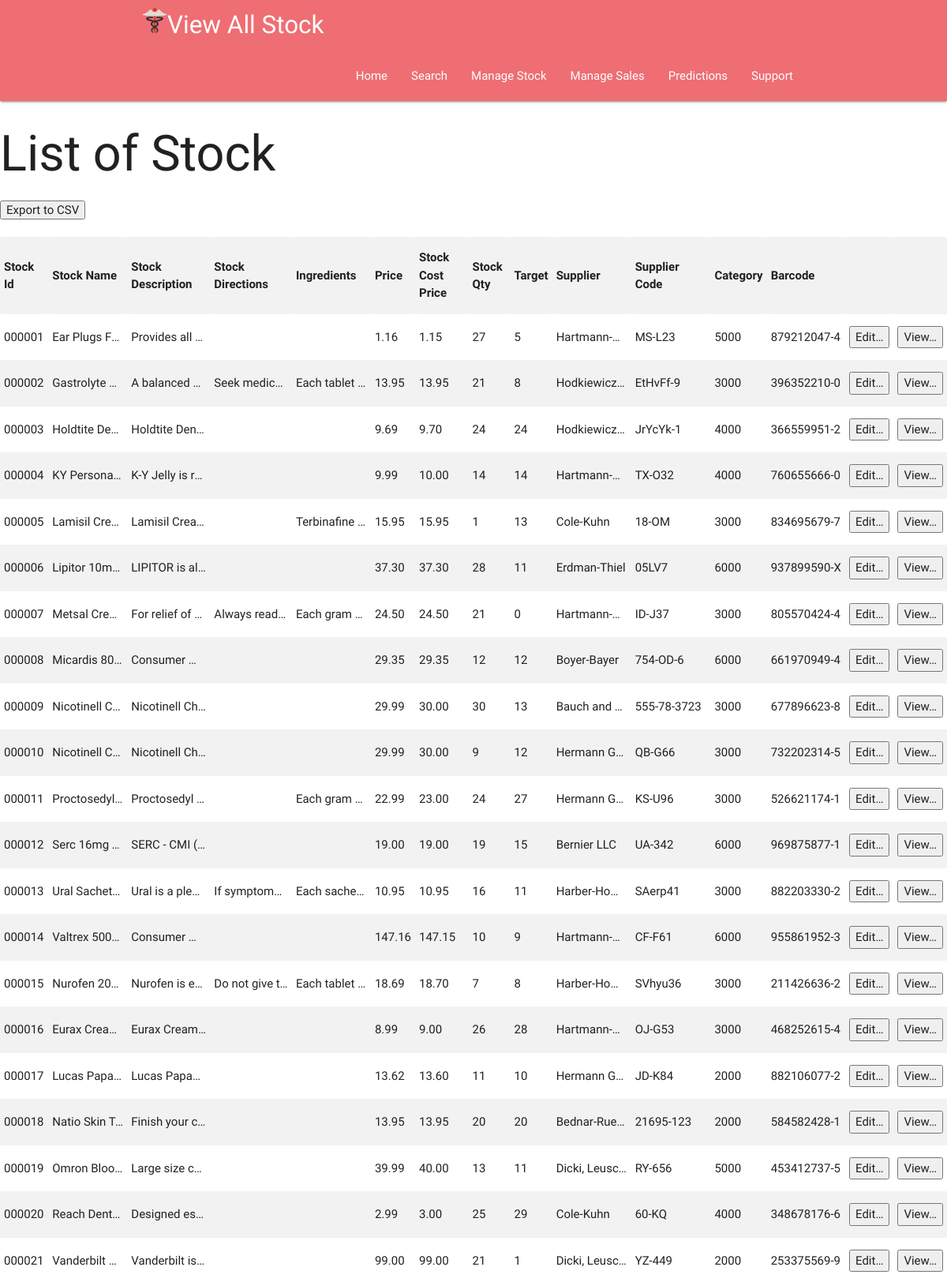
Screenshot of /stock/view_all_stock.php (upper part) with the database file from the repository.
### tables this page shows
CREATE TABLE IF NOT EXISTS stock(
    stock_id INT(6) ZEROFILL AUTO_INCREMENT,
    stock_name VARCHAR(255) NOT NULL,
    stock_description LONGTEXT,
    stock_directions LONGTEXT,
    stock_ingredients LONGTEXT,
    stock_price DECIMAL(7, 2),
    stock_cost_price DECIMAL(7, 2) NOT NULL,
    stock_qty INT NOT NULL,
    stock_target_min_qty INT,
    stock_supplier VARCHAR(255),
    stock_supplier_order_code VARCHAR(32),
    stock_category_id INT(4),
    stock_bar_code VARCHAR(32),
    PRIMARY KEY(stock_id),
    FOREIGN KEY(stock_category_id) REFERENCES categories(category_id)
);

### stock/view_all_stock.php (the view, shortened to what this page needs)
<?php
  $pageTitle = "View All Stock";
  $extra_css = 'tablecss.css';
  include $_SERVER[ 'DOCUMENT_ROOT' ].'/includes/head.php';
?>
<?php
	include $_SERVER[ 'DOCUMENT_ROOT' ].'/includes/nav.php';
?>
    </nav>
    <main>
	    <h1>List of Stock</h1>
<?php
include $_SERVER[ 'DOCUMENT_ROOT' ].'/includes/db_connect.php';
$listAllQuery = "select * FROM stock";
      $listResult = mysqli_query($conn, $listAllQuery);
echo "<form method='post' action='stockexportprocess.php'>";
echo " <p><input type='submit' id='submit' value='Export to CSV'></p>";
echo "</form>";
echo "<br>";
echo "<table  class=\"striped\" border=\"1\">";
     echo "<tr>"
        ."<th scope=\"col\">Stock Id</th>"
        ."<th scope=\"col\">Stock Name</th>"
        ."<th scope=\"col\">Stock Description</th>"
        ."<th scope=\"col\">Stock Directions</th>"
        ."<th scope=\"col\">Ingredients</th>"
        ."<th scope=\"col\">Price</th>"
        ."<th scope=\"col\">Stock Cost Price</th>"
        ."<th scope=\"col\">Stock Qty</th>"
        ."<th scope=\"col\">Target</th>"
        ."<th scope=\"col\">Supplier</th>"
        ."<th scope=\"col\">Supplier Code</th>"
        ."<th scope=\"col\">Category</th>"
        ."<th scope=\"col\">Barcode</th>"
        ."<th scope=\"col\"></th>"
        ."<th scope=\"col\"></th>"
        ."</tr>";
        while ($row = mysqli_fetch_assoc($listResult)) {
          echo "<tr>";
          echo "<td>", $row["stock_id"], "</td>";
          echo "<td>", $row["stock_name"], "</td>";
          echo "<td>", $row["stock_description"], "</td>";
          echo "<td>", $row["stock_directions"], "</td>";
          echo "<td>", $row["stock_ingredients"], "</td>";
          echo "<td>", $row["stock_price"], "</td>";
          echo "<td>", $row["stock_cost_price"], "</td>";
          echo "<td>", $row["stock_qty"], "</td>";
          echo "<td>", $row["stock_target_min_qty"], "</td>";
          echo "<td>", $row["stock_supplier"], "</td>";
          echo "<td>", $row["stock_supplier_order_code"], "</td>";
          echo "<td>", $row["stock_category_id"], "</td>";
          echo "<td>", $row["stock_bar_code"], "</td>";
          echo '<td><button onclick="window.location.href=\'/stock/edit_stock.php?stock_id='.$row["stock_id"].'\'" title="Edit item '.$row["stock_id"].'">Edit&hellip;</button></td>';
          echo '<td><button onclick="window.location.href=\'/stock/view_stock.php?stock_id='.$row["stock_id"].'\'" title="View item '.$row["stock_id"].'">View&hellip;</button></td>';
          echo "</tr>";
        }
        echo "</table>";
?>
</main>
<?php
  include $_SERVER[ 'DOCUMENT_ROOT' ] . '/includes/tail.php';
?>

### includes/head.php (shortened to what this page needs)
<!DOCTYPE HTML>
<html>
  <head>
    <link type="text/css" rel="stylesheet" href="/css/common.css"/>
    <link type="text/css" rel="stylesheet" href="/css/materialize.min.css" media="screen,projection"/>
<?php
  if (isset($extra_css)) {
    $filesPresent=false;
    $fileList = "";
    if (is_array($extra_css)) {
      foreach ($extra_css as $entry) {
        if ($entry != "") {
          if (!$filesPresent) $filesPresent = True;
          $fileList .= '    <link rel="stylesheet" href="/css/'.$entry.'" type="text/css">'.PHP_EOL;
        }
      }
    }
    else {
      if ($extra_css != "") {
        $fileList .= '    <link rel="stylesheet" href="/css/'.$extra_css.'" type="text/css">'.PHP_EOL;
      }
    }
    if ($fileList != "") {
      echo $fileList;
    }
  }
?>
  </head>
  <body>
    <nav class="nav-extended">
<?php
  include $_SERVER[ 'DOCUMENT_ROOT' ] . '/includes/header.php';
?>

### includes/header.php
<div class="container">
  <div class="nav-wrapper">
    <a href="#!" class="brand-logo"><img src="/images/medicine-512x512.png" alt="" style="width:32px;height:32px;"><?php if ($pageTitle <> "") echo $pageTitle; else echo $siteTitle;?></a>
  </div>
</div>

### includes/nav.php
<div class="container">
  <div class="nav-wrapper">
    <ul id="nav-mobile" class="right hide-on-med-and-down">
      <li><a href="/">Home</a></li>
      <li><a href="/search/">Search</a></li>
      <li><a href="/stock/">Manage Stock</a></li>
      <li><a href="/sales/">Manage Sales</a></li>
      <li><a href="/predictions.php">Predictions</a></li>
      <li><a href="/support/">Support</a></li>
    </ul>
  </div>
</div>

### includes/tail.php (shortened to what this page needs)
  </body>
</html>

### css/common.css (style rules this page uses)
body { display: flex; min-height: 100vh; flex-direction: column; }
main { flex: 1 0 auto; }

### css/tablecss.css (style rules this page uses)
td { max-width : 100px; white-space : nowrap; overflow : hidden; text-overflow: ellipsis; }

### rows the page displays
stock: stock_id "000001", stock_name "Ear Plugs F…", stock_description "Provides all…", stock_price "1.16", stock_cost_price "1.15", stock_qty "27", stock_target_min_qty "5", stock_supplier "Hartmann-…", stock_supplier_order_code "MS-L23", stock_category "5000", stock_bar_code "879212047-4"
stock: stock_id "000002", stock_name "Gastrolyte…", stock_description "A balanced…", stock_directions "Seek medic…", stock_ingredients "Each tablet…", stock_price "13.95", stock_cost_price "13.95", stock_qty "21", stock_target_min_qty "8", stock_supplier "Hodkiewicz…", stock_supplier_order_code "EtHvFf-9", stock_category "3000", stock_bar_code "396352210-0"
stock: stock_id "000003", stock_name "Holdtite De…", stock_description "Holdtite Den…", stock_price "9.69", stock_cost_price "9.70", stock_qty "24", stock_target_min_qty "24", stock_supplier "Hodkiewicz…", stock_supplier_order_code "JrYcYk-1", stock_category "4000", stock_bar_code "366559951-2"
stock: stock_id "000004", stock_name "KY Persona…", stock_description "K-Y Jelly is r…", stock_price "9.99", stock_cost_price "10.00", stock_qty "14", stock_target_min_qty "14", stock_supplier "Hartmann-…", stock_supplier_order_code "TX-O32", stock_category "4000", stock_bar_code "760655666-0"
stock: stock_id "000005", stock_name "Lamisil Cre…", stock_description "Lamisil Crea…", stock_ingredients "Terbinafine…", stock_price "15.95", stock_cost_price "15.95", stock_qty "1", stock_target_min_qty "13", stock_supplier "Cole-Kuhn", stock_supplier_order_code "18-OM", stock_category "3000", stock_bar_code "834695679-7"
stock: stock_id "000006", stock_name "Lipitor 10m…", stock_description "LIPITOR is al…", stock_price "37.30", stock_cost_price "37.30", stock_qty "28", stock_target_min_qty "11", stock_supplier "Erdman-Thiel", stock_supplier_order_code "05LV7", stock_category "6000", stock_bar_code "937899590-X"
stock: stock_id "000007", stock_name "Metsal Cre…", stock_description "For relief of…", stock_directions "Always read…", stock_ingredients "Each gram…", stock_price "24.50", stock_cost_price "24.50", stock_qty "21", stock_target_min_qty "0", stock_supplier "Hartmann-…", stock_supplier_order_code "ID-J37", stock_category "3000", stock_bar_code "805570424-4"
stock: stock_id "000008", stock_name "Micardis 80…", stock_description "Consumer…", stock_price "29.35", stock_cost_price "29.35", stock_qty "12", stock_target_min_qty "12", stock_supplier "Boyer-Bayer", stock_supplier_order_code "754-OD-6", stock_category "6000", stock_bar_code "661970949-4"
stock: stock_id "000009", stock_name "Nicotinell C…", stock_description "Nicotinell Ch…", stock_price "29.99", stock_cost_price "30.00", stock_qty "30", stock_target_min_qty "13", stock_supplier "Bauch and…", stock_supplier_order_code "555-78-3723", stock_category "3000", stock_bar_code "677896623-8"
stock: stock_id "000010", stock_name "Nicotinell C…", stock_description "Nicotinell Ch…", stock_price "29.99", stock_cost_price "30.00", stock_qty "9", stock_target_min_qty "12", stock_supplier "Hermann G…", stock_supplier_order_code "QB-G66", stock_category "3000", stock_bar_code "732202314-5"
stock: stock_id "000011", stock_name "Proctosedyl…", stock_description "Proctosedyl…", stock_ingredients "Each gram…", stock_price "22.99", stock_cost_price "23.00", stock_qty "24", stock_target_min_qty "27", stock_supplier "Hermann G…", stock_supplier_order_code "KS-U96", stock_category "3000", stock_bar_code "526621174-1"
stock: stock_id "000012", stock_name "Serc 16mg…", stock_description "SERC - CMI (…", stock_price "19.00", stock_cost_price "19.00", stock_qty "19", stock_target_min_qty "15", stock_supplier "Bernier LLC", stock_supplier_order_code "UA-342", stock_category "6000", stock_bar_code "969875877-1"
stock: stock_id "000013", stock_name "Ural Sachet…", stock_description "Ural is a ple…", stock_directions "If symptoms…", stock_ingredients "Each sache…", stock_price "10.95", stock_cost_price "10.95", stock_qty "16", stock_target_min_qty "11", stock_supplier "Harber-Ho…", stock_supplier_order_code "SAerp41", stock_category "3000", stock_bar_code "882203330-2"
stock: stock_id "000014", stock_name "Valtrex 500…", stock_description "Consumer…", stock_price "147.16", stock_cost_price "147.15", stock_qty "10", stock_target_min_qty "9", stock_supplier "Hartmann-…", stock_supplier_order_code "CF-F61", stock_category "6000", stock_bar_code "955861952-3"
stock: stock_id "000015", stock_name "Nurofen 20…", stock_description "Nurofen is e…", stock_directions "Do not give t…", stock_ingredients "Each tablet…", stock_price "18.69", stock_cost_price "18.70", stock_qty "7", stock_target_min_qty "8", stock_supplier "Harber-Ho…", stock_supplier_order_code "SVhyu36", stock_category "3000", stock_bar_code "211426636-2"
stock: stock_id "000016", stock_name "Eurax Crea…", stock_description "Eurax Cream…", stock_price "8.99", stock_cost_price "9.00", stock_qty "26", stock_target_min_qty "28", stock_supplier "Hartmann-…", stock_supplier_order_code "OJ-G53", stock_category "3000", stock_bar_code "468252615-4"
stock: stock_id "000017", stock_name "Lucas Papa…", stock_description "Lucas Papa…", stock_price "13.62", stock_cost_price "13.60", stock_qty "11", stock_target_min_qty "10", stock_supplier "Hermann G…", stock_supplier_order_code "JD-K84", stock_category "2000", stock_bar_code "882106077-2"
stock: stock_id "000018", stock_name "Natio Skin T…", stock_description "Finish your c…", stock_price "13.95", stock_cost_price "13.95", stock_qty "20", stock_target_min_qty "20", stock_supplier "Bednar-Rue…", stock_supplier_order_code "21695-123", stock_category "2000", stock_bar_code "584582428-1"
stock: stock_id "000019", stock_name "Omron Bloo…", stock_description "Large size c…", stock_price "39.99", stock_cost_price "40.00", stock_qty "13", stock_target_min_qty "11", stock_supplier "Dicki, Leusc…", stock_supplier_order_code "RY-656", stock_category "5000", stock_bar_code "453412737-5"
stock: stock_id "000020", stock_name "Reach Dent…", stock_description "Designed es…", stock_price "2.99", stock_cost_price "3.00", stock_qty "25", stock_target_min_qty "29", stock_supplier "Cole-Kuhn", stock_supplier_order_code "60-KQ", stock_category "4000", stock_bar_code "348678176-6"
stock: stock_id "000021", stock_name "Vanderbilt…", stock_description "Vanderbilt is…", stock_price "99.00", stock_cost_price "99.00", stock_qty "21", stock_target_min_qty "1", stock_supplier "Dicki, Leusc…", stock_supplier_order_code "YZ-449", stock_category "2000", stock_bar_code "253375569-9"

### other values shown
$pageTitle "View All Stock"
